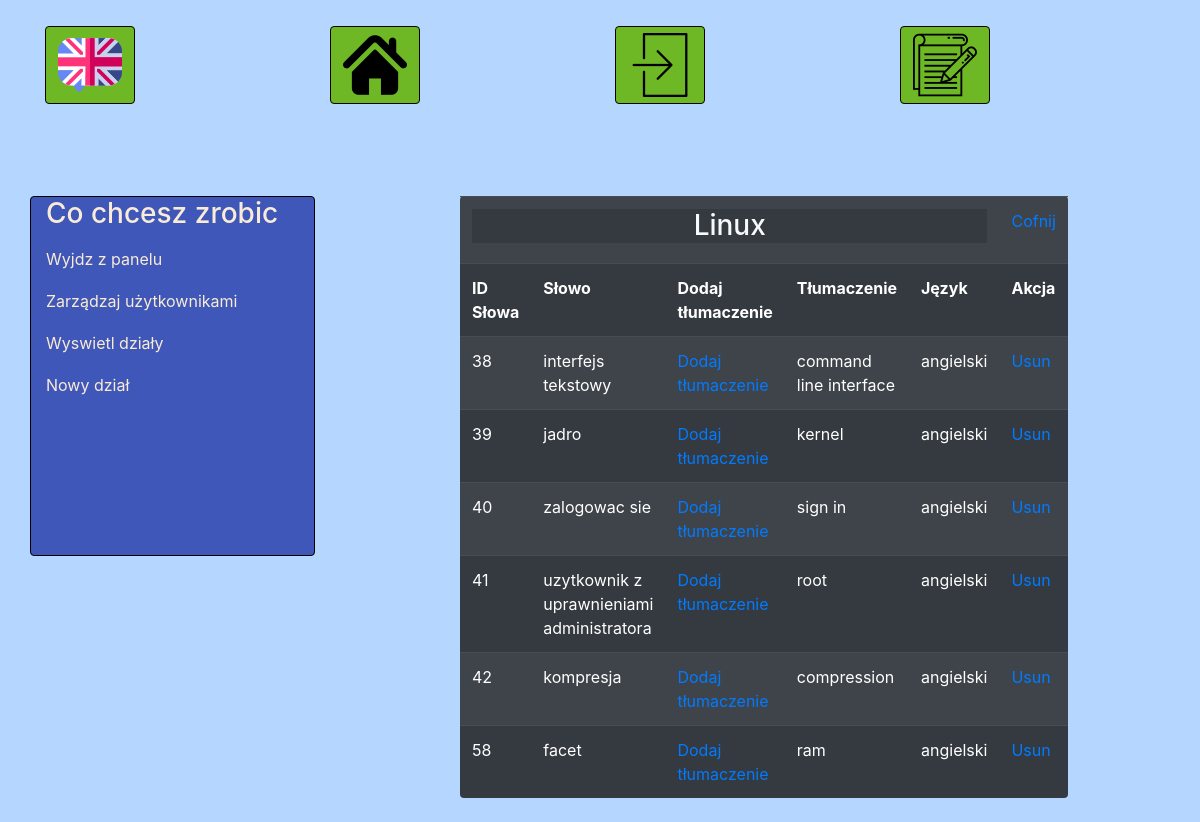
The page /ProjektPHP/SzablonStrony/paneladm.php?wyswietlslowka=1&nazwadzialu=Linux (signed in) on the database its author committed.
### tables this page shows
CREATE TABLE `tlumaczenie` (
  `id_tlumaczenia` int(11) NOT NULL,
  `id_slowo` int(11) DEFAULT 0,
  `id_jezyka` int(11) DEFAULT 0,
  `tlumaczenie` varchar(255) DEFAULT NULL
);

CREATE TABLE `slowo` (
  `id_slowo` int(11) NOT NULL,
  `slowo` varchar(70) NOT NULL,
  `id_dzial` int(11) DEFAULT 0
);

CREATE TABLE `jezyki` (
  `id_jezyka` int(11) NOT NULL,
  `nazwa_jezyka` varchar(255) DEFAULT NULL
);

### ProjektPHP/SzablonStrony/paneladm.php (the view, shortened to what this page needs)
<!DOCTYPE html>
<html lang="pl" dir="ltr">
<head>
  <link rel="stylesheet" href="https://stackpath.bootstrapcdn.com/bootstrap/4.3.1/css/bootstrap.min.css">
  <link rel="stylesheet" href="https://stackpath.bootstrapcdn.com/bootstrap/4.3.1/css/bootstrap.min.css">
  <link rel="stylesheet" href="style/home.css">
    <link rel="stylesheet" href="style/mainlayout.css">
    <link rel="stylesheet" href="style/paneladm.css">
</head>
  <body>
    <div class="container ">
      <div class="row rowek static-top">
        <div class="col-6 col-xl-3">
          <button type="button" class="przyciskimenu btn btn-primary" >
            <img src="grafika/logo.png" alt="Logo">
          </button>
        </div>
        <div class="col-4 col-xl-3">
        <a href="home.php">  <button type="button" class="przyciskimenu btn btn-primary" >
            <img src="grafika/home.png" alt="Home">
          </button> </a>
        </div>
        <div class="col-4 col-xl-3">
            <a href="logowanie.php"> <button type="button" class="przyciskimenu btn btn-primary"><img src="grafika/login.png" alt="Logowanie"></button> </a>
        </div>
        <div class="col-4 col-xl-3">
          <a href="rejestracja.php">  <button type="button" class="przyciskimenu btn btn-primary"><img src="grafika/register.png" alt="Rejestracja" ></button> </a>
        </div>
      </div>
  <div class="row">
    <div class="col-12 col-xl-3 fiszka rounded">
        <h3>Co chcesz zrobic</h3>
        <ul class="navbar-nav mr-auto">
          <li class="nav-item">
            <a class="nav-link" href="home.php">Wyjdz z panelu</a>
          </li>
          <li class="nav-item">
            <a class="nav-link" href="?zarzadzaj=continue">Zarządzaj użytkownikami</a>
          </li>
          <li class="nav-item">
            <a class="nav-link" href="?wyswietldzial=continue">Wyswietl działy</a>
          </li>
          <li class="nav-item">
            <a class="nav-link" href="?nowydzial=continue">Nowy dział</a>
          </li>
        </ul>
    </div>
    <div class="col-12 col-xl-2 ">
    </div>
    <div class="col-12 col-xl-6 wybor">
      <?php
if(isset($_GET['wyswietlslowka'])){
$id_dzialu = $_GET['wyswietlslowka'];
$nazwa_dzialu = $_GET['nazwadzialu'];
require_once 'php/polaczenie.php';
$connect = mysqli_connect($host, $db_user, $db_password, $db_name);
$sql = "SELECT `slowo`.`id_slowo`, `slowo`, `tlumaczenie`.`tlumaczenie`, `jezyki`.`nazwa_jezyka`  FROM `slowo` LEFT JOIN `tlumaczenie` on `tlumaczenie`.`id_slowo` = `slowo`.`id_slowo` LEFT JOIN `jezyki` on `jezyki`.`id_jezyka`=`tlumaczenie`.`id_jezyka` where `id_dzial` like $id_dzialu";
$result = mysqli_query($connect,$sql);
echo<<<WYSWIETLANIESLOWEK
<table class="table table-striped table-dark rounded przesun" >
<tr><td colspan="5"> <h3 class="text-light bg-dark text-center">$nazwa_dzialu</h3></td> <td><a href="?wyswietldzial=tak">Cofnij </a> </td></tr>
<tr>
  <th scope="col">ID Słowa</th>
  <th scope="col">Słowo</th>
  <th scope="col">Dodaj tłumaczenie</th>
  <th scope="col">Tłumaczenie</th>
  <th scope="col">Język</th>
  <th scope="col">Akcja</th>
</tr>
WYSWIETLANIESLOWEK;
while ($row=mysqli_fetch_assoc($result)) {
  echo "<tr>";
    echo "<td>".$row['id_slowo']."</td>";
    echo "<td>".$row['slowo']."</td>";
echo<<<TLUMACZENIE
      <td><a href="?nowetlumaczenie=$row[id_slowo]&slowo=$row[slowo]&id_dzialu=$id_dzialu&nazwa_dzialu=$nazwa_dzialu">Dodaj tłumaczenie</a></td>
      <td>$row[tlumaczenie]</td>
      <td>$row[nazwa_jezyka]</td>
      <td><a href="paneladmina/usunslowo.php?id_slowo=$row[id_slowo]&slowo=$row[slowo]&id_dzialu=$id_dzialu&nazwa_dzialu=$nazwa_dzialu">Usun</a></td>
TLUMACZENIE;
  echo "</tr>";
}
echo "</table>";
}
?>
    </div>
</div>
  </div>
  </body>
</html>

### ProjektPHP/SzablonStrony/style/home.css (style rules this page uses)
.kursmenu, .fiszka { margin-top: 10vh; border: 1px solid black; padding-bottom: 1vh; color: antiquewhite; z-index: 55; }
.container { z-index: 54; background-color: #B5D7FF; }
.fiszka { height: 45vh; background-color: #3E57B8; }
.nav-link { color: antiquewhite; border-bottom: 2px solid #3E57B8; }

### ProjektPHP/SzablonStrony/style/mainlayout.css (style rules this page uses)
body { background-color: #B5D7FF; height: 100vh; }
html { height: 100vh; }
.przyciskimenu { margin-top: 10%; margin-bottom: 5%; background-color: #6EB825; border-color: black; }

### ProjektPHP/SzablonStrony/style/paneladm.css (style rules this page uses)
.wybor { margin-top: 10vh; padding-bottom: 1vh; color: antiquewhite; z-index: 55; }
.przesun { margin-left: -5vw; }

### rows shown on the page
tlumaczenie: id_slowo.id_slowo "38", id_slowo.slowo "interfejs tekstowy", tlumaczenie "command line interface", id_jezyka.nazwa_jezyka "angielski"
tlumaczenie: id_slowo.id_slowo "39", id_slowo.slowo "jadro", tlumaczenie "kernel", id_jezyka.nazwa_jezyka "angielski"
tlumaczenie: id_slowo.id_slowo "40", id_slowo.slowo "zalogowac sie", tlumaczenie "sign in", id_jezyka.nazwa_jezyka "angielski"
tlumaczenie: id_slowo.id_slowo "41", id_slowo.slowo "uzytkownik z uprawnieniami administratora", tlumaczenie "root", id_jezyka.nazwa_jezyka "angielski"
tlumaczenie: id_slowo.id_slowo "42", id_slowo.slowo "kompresja", tlumaczenie "compression", id_jezyka.nazwa_jezyka "angielski"
tlumaczenie: id_slowo.id_slowo "58", id_slowo.slowo "facet", tlumaczenie "ram", id_jezyka.nazwa_jezyka "angielski"

### other values the page prints
$nazwa_dzialu "Linux"
